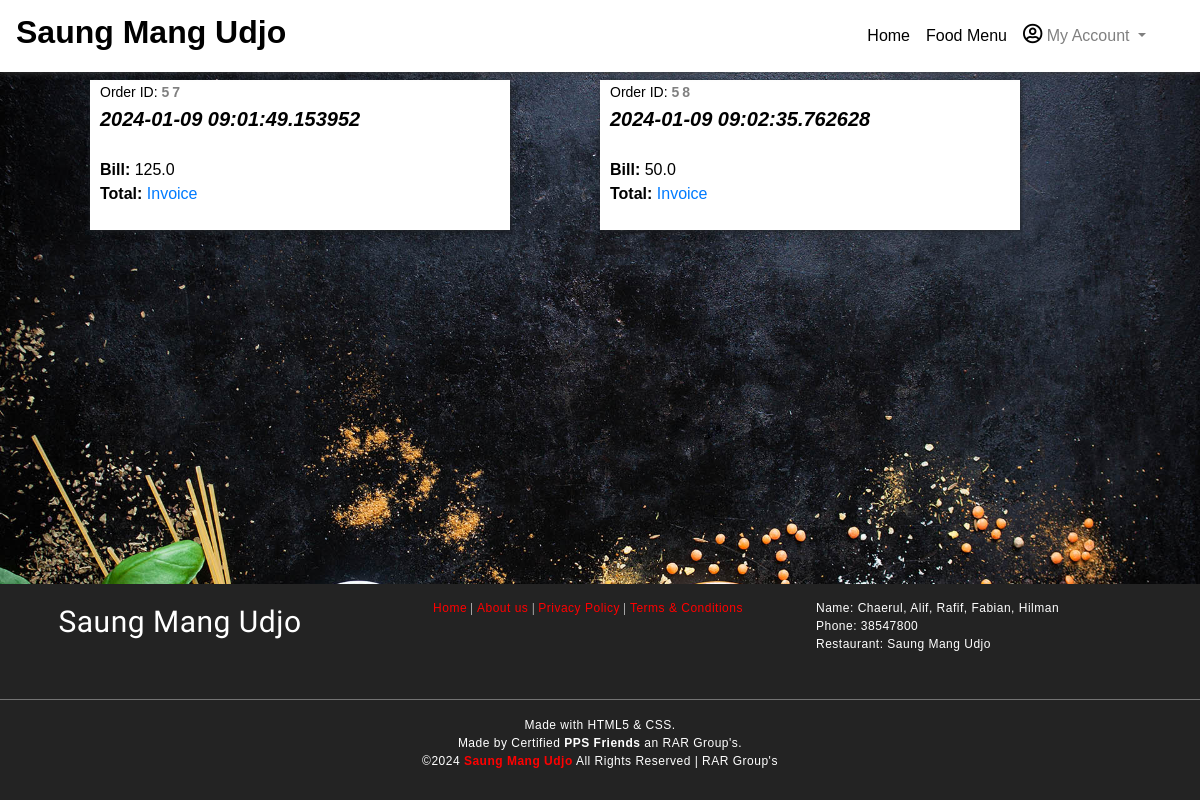
/orders (signed in), run on the app's committed database.
### foodapp/models.py (models this page shows)
class Order(models.Model):
	OrderId   = models.AutoField(primary_key=True)
	CustEmail = models.CharField(max_length=30)
	OrderDate = models.CharField(max_length=40)
	TotalBill = models.FloatField(max_length=50)
	class Meta:
		db_table = "FP_Order"

### foodapp/views.py (the view)
# urls.py: path('orders',views.getorder),
def getorder(request):
	orders = Order.objects.all()
	return render(request,'orderlist.html',{'orderlist':orders})

### Templates/foodapp/orderlist.html (shortened to what this page needs)
<!DOCTYPE html>
<html lang="en" dir="ltr">
  <head>
	{% load static %}
    <link rel="stylesheet" type="text/css" href="{% static 'css/imperial_style.css' %}" />
    <link rel="stylesheet" type="text/css" href="{% static 'css/master.css' %}" />
    <link rel="stylesheet" href="https://use.fontawesome.com/releases/v5.7.2/css/all.css">
    <link rel="stylesheet" href="https://use.fontawesome.com/releases/v5.3.1/css/all.css">
<link rel="stylesheet" href="https://stackpath.bootstrapcdn.com/bootstrap/4.4.1/css/bootstrap.min.css">
  </head>
    <nav class="navbar navbar-expand-lg navbar-light" style="position: fixed;width:100%;background-image: linear-gradient(180deg,#FFF,#FFF);box-shadow: 0px 0px 7px 0px #404040;">
      <a class="navbar-brand" href="/"><h2 style="color:black;font-family:sans-serif;font-weight:bolder;"><b>Saung Mang Udjo</b></h2></a>
      <div class="collapse navbar-collapse" id="navbarSupportedContent">
        <ul class="navbar-nav" style="margin-left:auto!important;margin-right:30px;">
          <li class="nav-item active">
            <a class="nav-link" id="nav-link" href="home">Home <span class="sr-only">(current)</span></a>
          </li>
          <li class="nav-item active">
            <a class="nav-link" id="nav-link" href="allfood">Food Menu <span class="sr-only">(current)</span></a>
          </li>
          {% if request.session.CustId is not None or request.session.AdminId is not None %}
          <li class="nav-item dropdown">
            <a class="nav-link dropdown-toggle" href="#" id="navbarDropdown" role="button" data-toggle="dropdown" aria-haspopup="true" aria-expanded="false">
              <i class="far fa-user-circle" style="font-size:20px;color:black;"></i>&nbsp;My Account
            </a>
          </li>
          {% endif %}
        </ul>
      </div>
    </nav>
    <main style="margin-top:80px;">
      <form action="placeorder" method="post">
{% for o in orderlist %}
      <div class="" style="background:#FFF;position: static;width:35%;height:150px;margin-left: 7.5%;float:left;box-shadow:1px 1px 5px;margin-bottom:10px;">
        <span style="color:black;float:left;margin-left:10px;"><span style="font-size:14px;">Order ID: <b style="letter-spacing: 3px;color: grey;">{{o.OrderId}}</b></span><br /><b style="font-size:20px;"><i>{{o.OrderDate}}</i></b><br/>
<br />
<tr>
<td><b>Bill:  </b></td><td>{{o.TotalBill}}</td><br /><td><b>Total:  </b></td><td id="tlp" style="color:black;"></td>
</tr><a href="#">Invoice</a>
      </span>
      </div>
      {% endfor %}
    </form>
    </main>
    <footer>
      <div class="foot-con">
        <div class="fo-cont-1">
            Saung Mang Udjo
        </div>
        <div class="fo-cont-2">
          <a class="ext-link" href="#">Home</a> |
            <a class="ext-link" href="#">About us</a> |
              <a class="ext-link" href="#">Privacy Policy</a> |
                <a class="ext-link" href="#">Terms & Conditions</a>
        </div>
        <div class="fo-cont-3">
          Name:	Chaerul, Alif, Rafif, Fabian, Hilman<br />
Phone:	38547800<br />
Restaurant: Saung Mang Udjo<br />
        </div>
      </div><hr style="background-color: grey;margin-top:0px;"/>Made with HTML5 & CSS.<br />
      Made by Certified <b>PPS Friends</b> an RAR Group's.<br />
      ©<script type='text/javascript'>var creditsyear = new Date();document.write(creditsyear.getFullYear());</script> <a class="ext-link" href="/"><b>Saung Mang Udjo</b></a> All Rights Reserved | RAR Group's
    </footer>
  </body>
</html>

### foodapp/static/css/imperial_style.css (style rules this page uses)
* { margin: 0; padding: 0; font-family: sans-serif; box-sizing: border-box; text-decoration: none; }
a { color: red; }
#nav-link { font-family: sans-serif; font-weight: 400; color:black; }
footer { margin-top: 10px; padding-top: 15px; padding-bottom: 30px; background-color: #232323; color: white; font-family: sans-serif; font-size:12px; font-weight: normal; letter-spacing: 0.5px; text-align: center; flex-shrink: 0; }
.foot-con { width: 100%; height: 100px; overflow: hidden; }
.fo-cont-1 { width:30%; float: left; text-align: center; font-size: 30px; font-weight: normal; color: ; font-family: 'Bevan', cursive; overflow: hidden; }
.fo-cont-2 { width:38%; float: left; font-size: 12px; text-align: center; font-weight: normal; color: ; font-family: 'Ultra', serif; overflow: hidden; }
.fo-cont-3 { width:30%; float: left; font-size: 12px; text-align: left; }

### foodapp/static/css/master.css (style rules this page uses)
* { margin: 0; padding: 0; font-family: sans-serif; box-sizing: border-box; text-decoration: none; }
main { margin-top: 50px; flex: 1 0 auto; }
footer { margin-top: 10px; padding-top: 15px; padding-bottom: 30px; background-color: #232323; color: white; font-family: sans-serif; font-size:12px; font-weight: normal; letter-spacing: 0.5px; text-align: center; flex-shrink: 0; }
.ext-link { color: red; }
.foot-con { width: 100%; height: 100px; overflow: hidden; }
.fo-cont-1 { width:30%; float: left; text-align: center; font-size: 30px; font-weight: normal; color: ; font-family: 'Bevan', cursive; overflow: hidden; }
.fo-cont-2 { width:38%; float: left; font-size: 12px; text-align: center; font-weight: normal; color: ; font-family: 'Ultra', serif; overflow: hidden; }
.fo-cont-3 { width:30%; float: left; font-size: 12px; text-align: left; }

### data on the page
Order: OrderId "57", OrderDate "2024-01-09 09:01:49.153952", TotalBill "125.0"
Order: OrderId "58", OrderDate "2024-01-09 09:02:35.762628", TotalBill "50.0"
